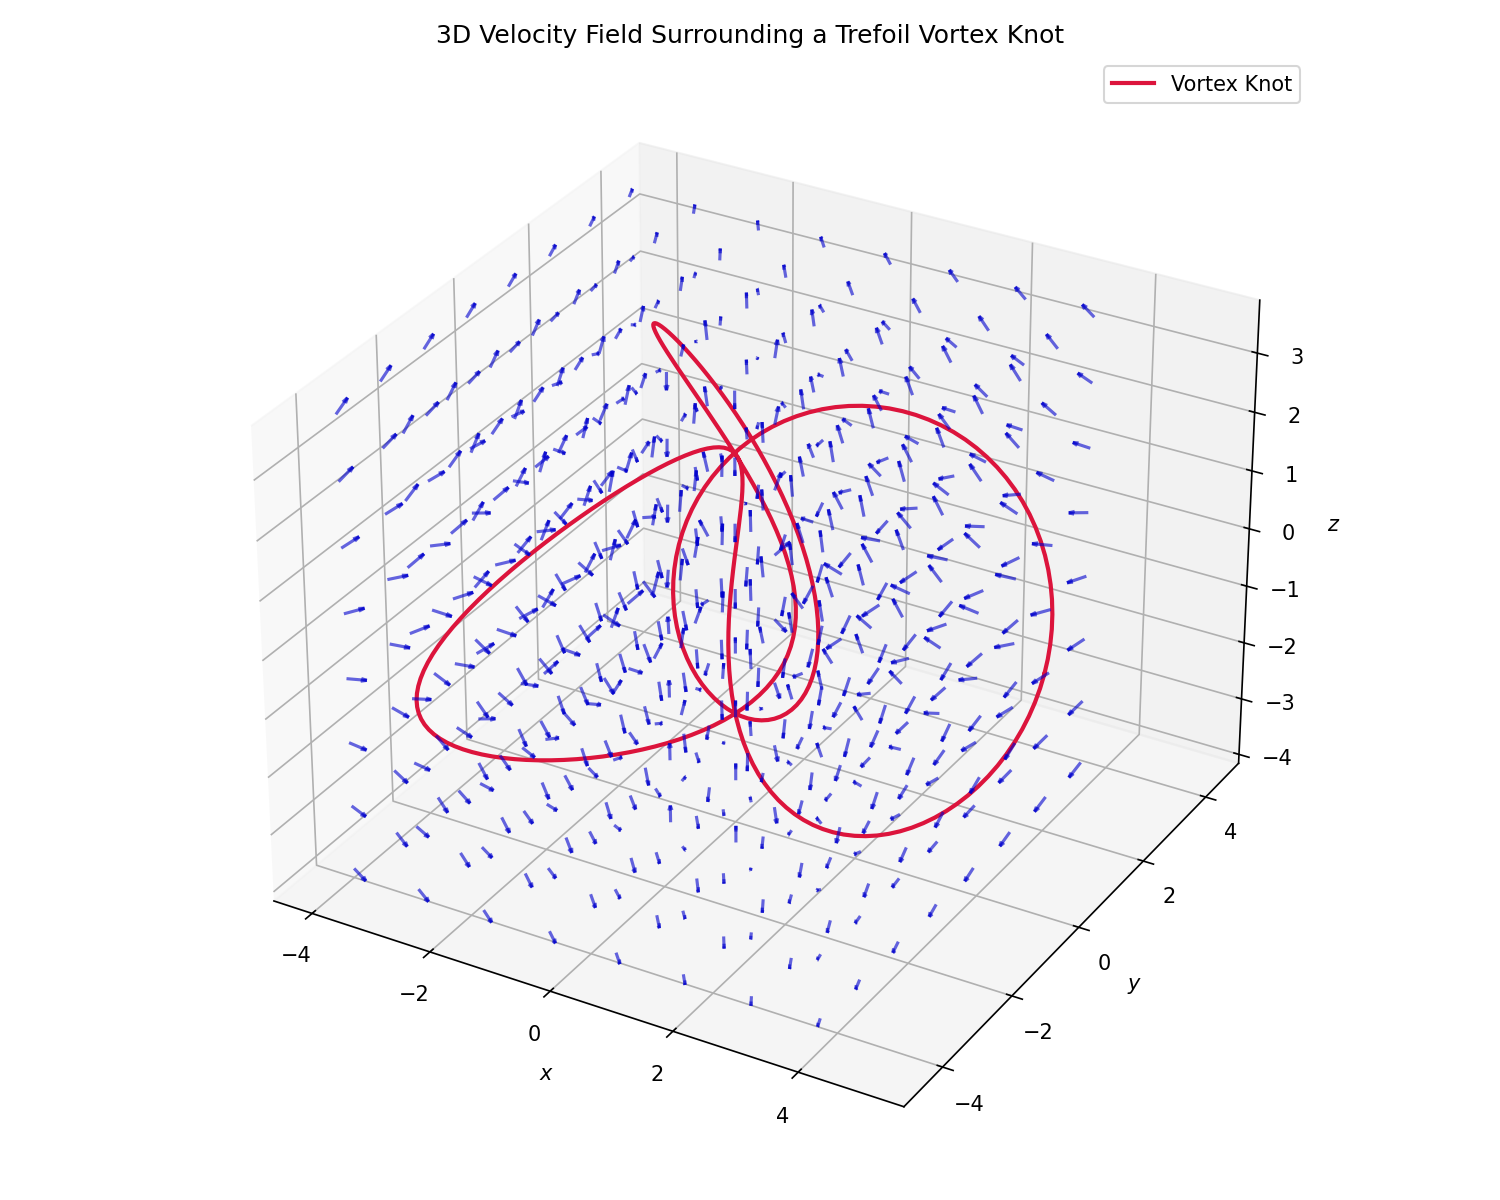

Write the Python code that produced this figure.
import numpy as np
import matplotlib.pyplot as plt
from mpl_toolkits.mplot3d import Axes3D

# Create a torus knot (trefoil) as the central vortex structure
phi = np.linspace(0, 2 * np.pi, 300)
theta = 3 * phi  # Trefoil knot: (3, 2) type

# Torus knot parameters
R0 = 2  # major radius
r0 = 0.5  # minor radius

# Parametric equations for the trefoil knot
X_knot = (R0 + r0 * np.cos(theta)) * np.cos(phi)
Y_knot = (R0 + r0 * np.cos(theta)) * np.sin(phi)
Z_knot = r0 * np.sin(theta)

# Define a 3D grid surrounding the knot
grid_size = 30
x = np.linspace(-4, 4, grid_size)
y = np.linspace(-4, 4, grid_size)
z = np.linspace(-4, 4, grid_size)
X, Y, Z = np.meshgrid(x, y, z)

# Compute cylindrical radius r from the axis of symmetry
R_cyl = np.sqrt(X**2 + Y**2)

# Avoid division by zero
R_cyl[R_cyl < 1e-2] = 1e-2

# Define the 3D velocity field: radial + axial components in cylindrical-like fashion
# Use same alpha and a parameters
alpha_val = 0.3
a_val = 1.0
omega_val = 1.0
rho_val = 1.0

# S(r) from vortex structure
S = (-a_val**4 + R_cyl**4 + 4 * a_val**2 * R_cyl**2 * np.log(R_cyl / a_val)) / (2 * R_cyl**4)
dS_dr = np.gradient(S, x, axis=0)

# 3D vector field components (approximated in cylindrical form)
V_r = -R_cyl * S
V_z = Z * (R_cyl * dS_dr + 2 * S)

# Convert cylindrical (V_r) into Cartesian (Vx, Vy)
Vx = V_r * X / R_cyl
Vy = V_r * Y / R_cyl
Vz = V_z

# Normalize for plotting
speed = np.sqrt(Vx**2 + Vy**2 + Vz**2)
Vx_norm = Vx / (speed + 1e-10)
Vy_norm = Vy / (speed + 1e-10)
Vz_norm = Vz / (speed + 1e-10)

# Plotting
fig = plt.figure(figsize=(10, 8))
ax = fig.add_subplot(111, projection='3d')

# Streamlines
skip = (slice(None, None, 4), slice(None, None, 4), slice(None, None, 4))
ax.quiver(X[skip], Y[skip], Z[skip], Vx_norm[skip], Vy_norm[skip], Vz_norm[skip], length=0.3, normalize=True, color='mediumblue', alpha=0.6)

# Plot the trefoil knot
ax.plot3D(X_knot, Y_knot, Z_knot, color='crimson', linewidth=2, label='Vortex Knot')

# Axis formatting
ax.set_xlabel('$x$')
ax.set_ylabel('$y$')
ax.set_zlabel('$z$')
ax.set_title('3D Velocity Field Surrounding a Trefoil Vortex Knot')
ax.legend()
plt.tight_layout()
plt.show()
